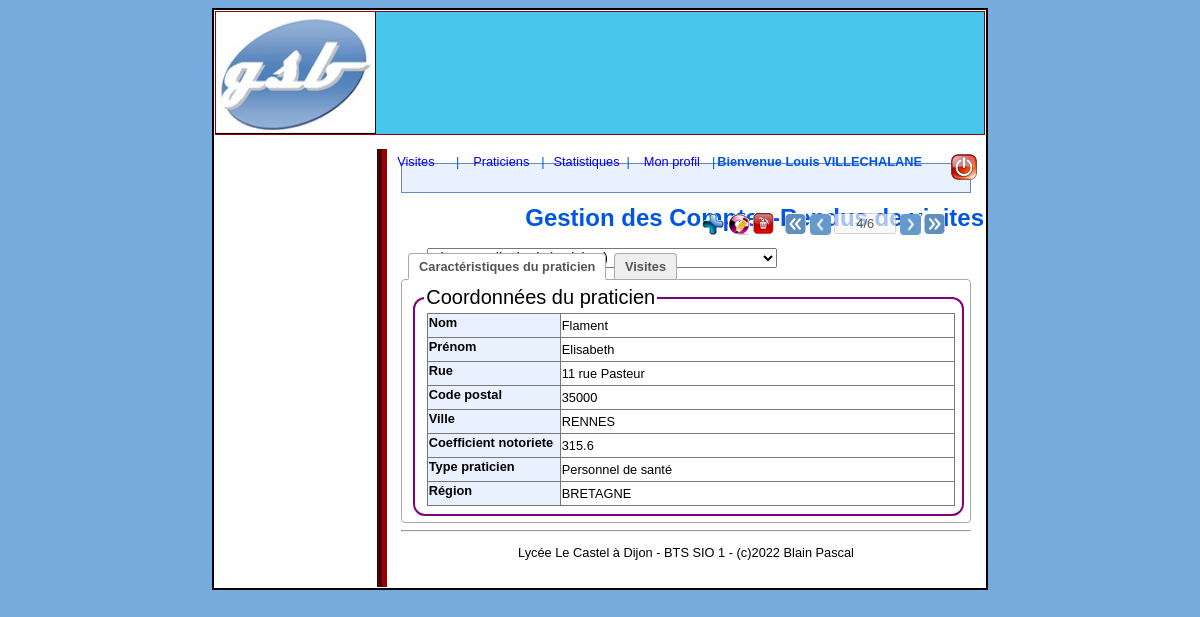
Page /index.php?choixTraitement=praticien&action=voir&lstPraticiens=23 (signed in) on the committed database.
### tables this page shows
CREATE TABLE `praticien` (
  `pNum` int NOT NULL,
  `pNom` varchar(25) DEFAULT NULL,
  `pPrenom` varchar(30) DEFAULT NULL,
  `pRue` varchar(50) DEFAULT NULL,
  `pCP` varchar(5) DEFAULT NULL,
  `pVille` varchar(32) DEFAULT NULL,
  `pCoefNotoriete` float DEFAULT NULL,
  `tCode` varchar(2) NOT NULL,
  `region` smallint DEFAULT NULL,
  PRIMARY KEY (`pNum`),
  KEY `tCode` (`tCode`),
  CONSTRAINT `praticien_ibfk_1` FOREIGN KEY (`tCode`) REFERENCES `type_praticien` (`tCode`) ON UPDATE CASCADE
);

CREATE TABLE `type_praticien` (
  `tCode` varchar(2) NOT NULL,
  `tLibelle` varchar(31) DEFAULT NULL,
  `tLieu` varchar(31) DEFAULT NULL,
  PRIMARY KEY (`tCode`)
);

CREATE TABLE `parametre` (
  `pType` varchar(7) NOT NULL,
  `pIndice` smallint NOT NULL,
  `pLibelle` varchar(110) DEFAULT NULL,
  `pCategorie` varchar(1) DEFAULT NULL,
  `pPlancher` smallint DEFAULT NULL,
  `pPlafond` smallint DEFAULT NULL,
  PRIMARY KEY (`pType`,`pIndice`),
  CONSTRAINT `parametre_ibfk_1` FOREIGN KEY (`pType`) REFERENCES `typeParametre` (`tlId`)
);

### modele/classPDO.php (called while the page is built, shortened)
<?php
class PdoBD
{
	private static $serveur='mysql:host=localhost:3306';
	private static $bdd='dbname=gsb';
	private static $user='root';
	private static $mdp='';
	private static $monPdo;
	private static $monPdoBD=null;
	private function __construct()
	{
		PdoBD::$monPdo = new PDO(PdoBD::$serveur.';'.PdoBD::$bdd, PdoBD::$user, PdoBD::$mdp);
		PdoBD::$monPdo->query("SET CHARACTER SET utf8");
	}
	public  static function getPdoBD()
	{
		if(PdoBD::$monPdoBD==null)	{PdoBD::$monPdoBD= new PdoBD();}
		return PdoBD::$monPdoBD;
	}
	public function getLesPraticiens($region)
	{
		$req = "SELECT distinct p.pNum,pNom,pPrenom,region,count(vNum) as nbVisites
					FROM praticien p LEFT JOIN visite v ON (p.pNum=v.pNum";
		($_SESSION['region']==0)?$req.=") group by pNom,pPrenom,p.pNum,region;":$req.=" and uId='".$_SESSION['idUtilisateur']."') WHERE region = $region group by pNom,pPrenom,p.pNum,region;";
		$rs = PdoBD::$monPdo->query($req);
		$lesLignes = $rs->fetchAll();
		return $lesLignes;
	}
	public function getInfosPraticien($idfP)
	{
		$req = "SELECT pNum,pNom,pPrenom,pRue,pCP,pVille,pCoefNotoriete,p.tCode,tp.tLibelle as wTypeLibelle,p.region,r.plibelle as wRegion
					FROM praticien p
					INNER JOIN type_praticien tp ON tp.tCode = p.tCode
					INNER JOIN parametre r ON (r.pType='region' AND r.pIndice=p.region)
					WHERE pNum='$idfP'
					";
		$rs = PdoBD::$monPdo->query($req);
		$ligne = $rs->fetch();
		return $ligne;
	}
}
?>

### vues/v_fichePraticien.php (the view, shortened to what this page needs)
<?php
$titre="Caract&eacute;ristiques du praticien";
echo ('
		<div id="fiche">
			<ul class="lesOnglets">
				<li class="actif onglet" 	id="onglet1" onclick="javascript:Affiche(\'1\',2);">'.$titre.'</li>
				<li class="inactif onglet" 	id="onglet2" onclick="javascript:Affiche(\'2\',2);">Visites</li>
			</ul>');
 echo ("
	 	<div style='display: block;' class='unOnglet' id='contenuOnglet1'>
 			<table style='border: 0px solid white;'>
			<tr>
				<td style='border :0px;'>
				<fieldset>	<legend>Coordonn&eacute;es du praticien ");
echo ("						</legend>
					<table>
						<tr><th style='width:120px;'>Nom</th>	<td>".$lesInfosPraticien['pNom']."</td> </tr>
						<tr><th>Pr&eacute;nom</th>				<td>".$lesInfosPraticien['pPrenom']."</td></tr>
						<tr><th>Rue</th>						<td>".$lesInfosPraticien['pRue']."</td></tr>
						<tr><th>Code postal</th>				<td>".$lesInfosPraticien['pCP']."</td></tr>
						<tr><th>Ville</th>						<td>".$lesInfosPraticien['pVille']."</td></tr>
						<tr><th>Coefficient notoriete</th>		<td>".$lesInfosPraticien['pCoefNotoriete']."</td></tr>
						<tr><th>Type praticien</th>				<td>".$lesInfosPraticien['wTypeLibelle']."</td></tr>
						<tr><th>R&eacute;gion</th>				<td>".$lesInfosPraticien['wRegion']."</td></tr>
						");
echo ("				</table>
				</fieldset>
				</td>
			</tr>
			</table>
	</div>");
echo ("
		<div style='display: none;' class='unOnglet' id='contenuOngletX'>
			<fieldset><legend>XXXX</legend>
			<table>
				<tr><th style='width:130px;'>.....</th></tr>
				<tr><td>xxxx</td></tr>
			</table>
			</fieldset>
		</div>
	</div>");
?>

### styles/styles.css (style rules this page uses)
body { background-color: #77AADD; //background-image: url(imgs/FONDGLOBAL.jpg); background-repeat: repeat-x; margin:0% 0%; padding : 0.6em; font-family:"Trebuchet MS",Verdana,Geneva,Arial,Helvetica,sans-serif; font-size:0.8em; }
#contenu table { background-color:#FFF; border : 0.1em solid #777777; color:black; margin-right : auto ; margin-left:0.2em; border-collapse : collapse; }
#contenu th { background-color:#E9F1FE; //bleu clair ou bleu plus soutenu : #77AADD; width: 130px; height: 21px; text-align: left; vertical-align:top; border-bottom:0.1em solid #777777; //font-size:1.1em; }
#contenu td { border :1px solid #777777; //font-size:1.1em; }
table { width:100%; border-collapse:collapse; }
fieldset { border-radius : 12px; border:2px solid ; border-color: purple; }
legend { font-size: 20px; }
.lesOnglets { margin: 0; padding:0 0 0 5px; }
.unOnglet { background-color:white; margin-top:-1px; padding:5px; display:none; border:1px solid #AAA; border-radius:4px; -webkit-border-radius:4px; -moz-border-radius:4px; color:#555; cursor: text; }
.onglet { display:inline-block; margin:5px 2px 0 2px; padding:5px 10px ; border:1px solid #AAA; border-bottom:none; border-radius:5px 5px 0 0; -webkit-border-radius:4px 4px 0 0; -moz-border-radius:4px 4px 0 0; color:#555; cursor: pointer; font-weight:bold; }
.inactif { background:#EEE; }
.actif { background:white; border-bottom:2px solid white; padding-bottom:4px; cursor:text; }

### rows in the picture
praticien: pNom "Flament", pPrenom "Elisabeth", pRue "11 rue Pasteur", pCP "35000", pVille "RENNES", pCoefNotoriete "315.6", tCode.tLibelle "Personnel de santé", parametre.pLibelle "BRETAGNE"

### other values in the picture
$_SESSION['prenom'] "Louis"
$_SESSION['nom'] "VILLECHALANE"
$titre "Caractéristiques du praticien"
